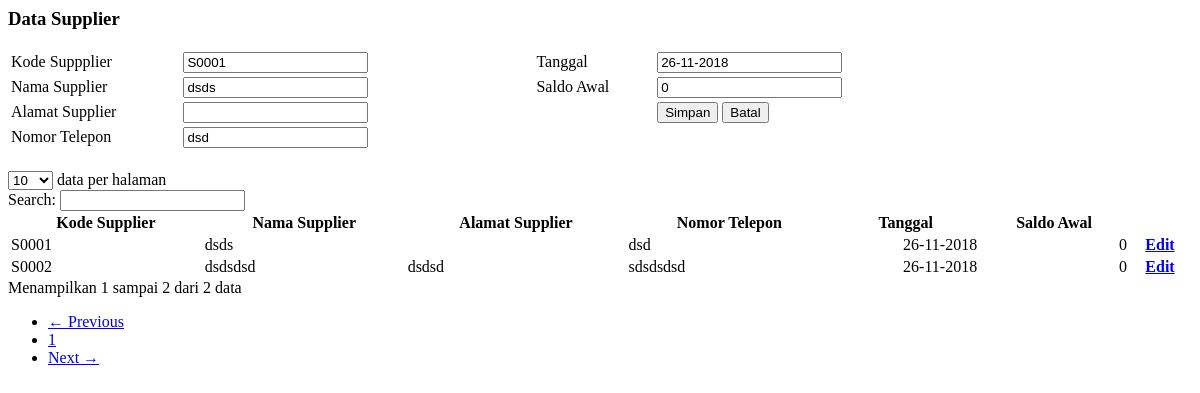
The app's page /pages/data_supplier.php?page=data_supplier&id=3 with its own data.
### tables this page shows
CREATE TABLE `tabel_supplier` (
  `id_supplier` int(11) NOT NULL AUTO_INCREMENT,
  `kode_supplier` varchar(5) DEFAULT NULL,
  `nama_supplier` varchar(200) DEFAULT NULL,
  `alamat_supplier` text,
  `telepon_supplier` varchar(15) DEFAULT NULL,
  `tanggal` varchar(10) DEFAULT NULL,
  `saldo_awal` double DEFAULT NULL,
  PRIMARY KEY (`id_supplier`)
);

### pages/data_supplier.php (the view, shortened to what this page needs)
<?php
require "koneksi.php";
$querykode=mysqli_query($con,"select * from tabel_supplier order by id_supplier desc limit 1");
$datakode=mysqli_fetch_array($querykode);
if (mysqli_num_rows($querykode) > 0)
{
	$kodemak=(int) substr($datakode[kode_supplier], 2, 4);
	$kodemak++;
	$kodesp = S . sprintf("%04s", $kodemak);
}
else
{
	$kodesp = "S0001";
}
if ($_GET[id])
{
	$cekdata=mysqli_query($con,"select * from tabel_supplier where id_supplier='$_GET[id]'");
	$dataada=mysqli_fetch_array($cekdata);
	$kdsp = $dataada[kode_supplier];
	$tgl=date("d-m-Y", strtotime($dataada[tanggal]));
}
else {
	$kdsp=$kodesp;
	$kdspj='';
	$tgl=date("d-m-Y");
}
?>
<link href="dist/css/jquery-ui.css" rel="stylesheet" type="text/css" />
<div class="box" style="min-height: 450px;">
    <div class="box-header">
      <h3 class="box-title">Data Supplier</h3>
    </div>
    <div class="box-body">
		<form id="simpanvac" name="simpanvac" method="post" action="?page=data_supplier" data-toggle="validator" role="form">
		<table width="80%" border="0">
		  <tr>
		    <td>Kode Suppplier</td>
		    <td><input type="text" name="kdsp" id="kdsp" value="<?php echo $kdsp;?>" readonly="readonly" class="form-control" /></td>
			<td width="50"></td>
		    <td>Tanggal</td>
		    <td>
				<input type="text" name="tglsp" id="tglsp" value="<?php echo $tgl;?>" class="form-control" required />
			</td>
		  </tr>
		  <tr>
		    <td>Nama Supplier</td>
		    <td><input type="text" name="nmsp" id="nmsp" value="<?php echo $dataada[nama_supplier];?>" class="form-control" required  /></td>
			<td></td>
		    <td>Saldo Awal</td>
		    <td>
				<input type="text" name="sasp" id="sasp" class="form-control" value="<?php echo $dataada[saldo_awal];?>" onkeydown="return numbersonly(this, event);" onkeyup="javascript:tandaPemisahTitik(this);" onkeypress="javascript:tandaPemisahTitik(this);"  /></td>
		  </tr>
		  <tr>
		    <td>Alamat Supplier</td>
		    <td><input type="text" name="almsp" id="almsp" class="form-control" value="<?php echo $dataada[alamat_supplier];?>" class="form-control" /></td>
		    <td></td>
			<td>&nbsp;</td>
		    <td>
		    	<input type="submit" name="simpan" class="btn btn-sm btn-primary" value="Simpan">
			    <a href="?page=data_supplier"><input type="button" name="batal" class="btn btn-sm btn-primary" value="Batal"></a>
		  </tr>
		  <tr>
		    <td>Nomor Telepon</td>
		    <td><input type="text" name="telpsp" id="telpsp" class="form-control" value="<?php echo $dataada[telepon_supplier];?>" class="form-control" required   /></td>
		    <td></td>
			<td>&nbsp;</td>
		    <td>&nbsp;</td>
		  </tr>
		</table>
	</form>
		<div style="margin-top: 20px;">
		<table width="100%" class="table table-bordered" id="tabel">
		<thead>
		  <tr>
		    <th>Kode Supplier</th>
		    <th>Nama Supplier</th>
			<th>Alamat Supplier</th>
			<th>Nomor Telepon</th>
			<th>Tanggal</th>
		    <th>Saldo Awal</th>
			<th></th>
		  </tr>
		</thead>
		<tbody>
			<?php
			$query=mysqli_query($con,"select * from tabel_supplier order by kode_supplier asc");
		  while($q=mysqli_fetch_array($query)){
		  ?>
		  <tr>
		    <td><?php echo $q['kode_supplier']?></td>
		    <td><?php echo $q['nama_supplier']?></td>
			<td><?php echo $q['alamat_supplier']?></td>
			<td><?php echo $q['telepon_supplier']?></td>
		   <td align="right" ><?php echo date('d-m-Y',strtotime($q['tanggal'])) ; ?></td>
		    <td align="right"><?php echo number_format($q['saldo_awal'],0,',','.')?></td>
		   <th>
		   	<a class="btn btn-sm btn-success" href="?page=data_supplier&id=<?php echo $q[id_supplier];?>">Edit</a>
		   </th>
		  </tr>
		  <?php
		  }
		  ?>
		</tbody>
		</table>
	</div></div>
</div>

### records on screen
tabel_supplier: kdsp "S0001", tglsp "26-11-2018", nmsp "dsds", sasp "0", telpsp "dsd", kode_supplier "S0001", nama_supplier "dsds", telepon_supplier "dsd", tanggal "26-11-2018", saldo_awal "0"
tabel_supplier: kode_supplier "S0002", nama_supplier "dsdsdsd", alamat_supplier "dsdsd", telepon_supplier "sdsdsdsd", tanggal "26-11-2018", saldo_awal "0"
